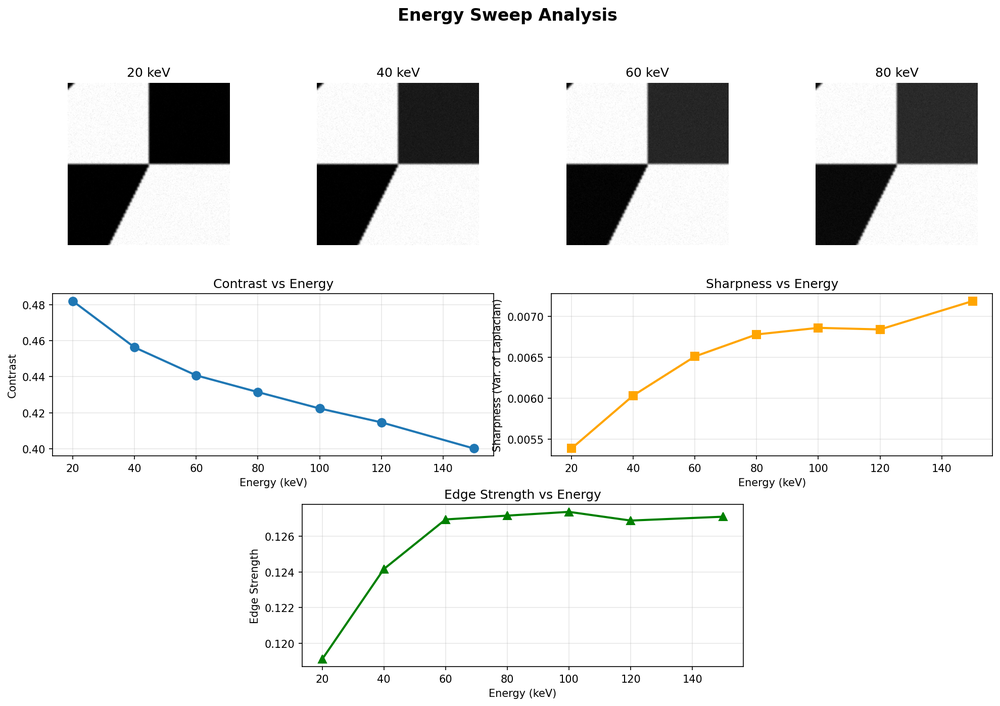
#> input picture energy_test.png, 1000 x 706 px, shrunk from 1979 x 1397 before the run
$ python -i image_metrics.py   (imports and definitions only)
#> lines starting #> are read from the running program, lines starting #| are printed output that depends on the picture
"""
image quality metrics for x-ray analysis
implements contrast, mse, ssim, sharpness, and edge detection metrics
"""
import numpy as np
from skimage.metrics import structural_similarity as ssim
from skimage.metrics import mean_squared_error as mse
from scipy.ndimage import laplace, sobel
from scipy.stats import entropy
from typing import Dict, Tuple
class ImageMetrics:
    """
    calculate various image quality metrics for x-ray images.
    """
    @staticmethod
    def calculate_contrast(image: np.ndarray, region1_mask: np.ndarray = None,
                          region2_mask: np.ndarray = None) -> float:
        """
        calculate contrast between two regions or overall image contrast.
        args:
            image: input image
            region1_mask: binary mask for region 1 (optional)
            region2_mask: binary mask for region 2 (optional)
        returns:
            contrast value (michelson contrast or weber contrast)
        """
        if region1_mask is not None and region2_mask is not None:
            # calculate contrast between two specific regions
            intensity1 = np.mean(image[region1_mask])
            intensity2 = np.mean(image[region2_mask])
            # michelson contrast
            if intensity1 + intensity2 != 0:
                contrast = np.abs(intensity1 - intensity2) / (intensity1 + intensity2)
            else:
                contrast = 0.0
        else:
            # calculate overall image contrast (rms contrast)
            mean_intensity = np.mean(image)
#> mean_intensity = 234.6
            contrast = np.sqrt(np.mean((image - mean_intensity) ** 2))
#> contrast = 62.87
        return float(contrast)
    # [51 lines left out: functions calculate_snr, calculate_mse, calculate_ssim, not called in this run]
    @staticmethod
    def calculate_variance_of_laplacian(image: np.ndarray) -> float:
        """
        calculate variance of laplacian as a sharpness metric.
        higher values indicate sharper images.
        args:
            image: input image
        returns:
            variance of laplacian
        """
        laplacian = laplace(image)
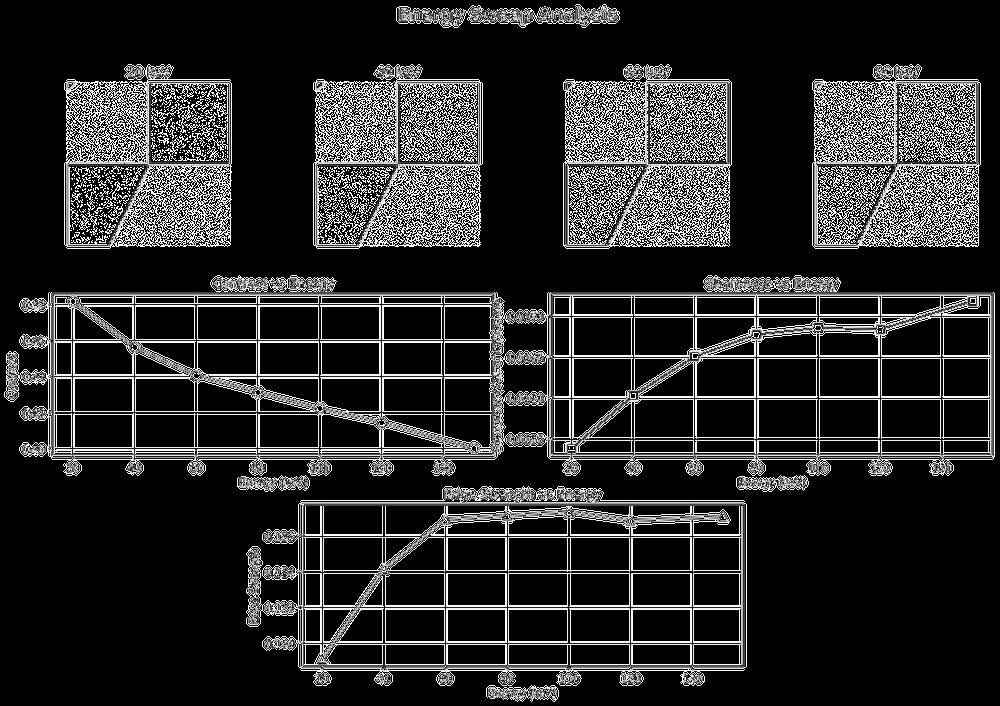
#> laplacian: shape (706, 1000); min 0, max 255, mean 41.1
        variance = np.var(laplacian)
#> variance = 7647.4
        return float(variance)
    @staticmethod
    def calculate_gradient_entropy(image: np.ndarray) -> float:
        """
        calculate entropy of gradient magnitudes.
        higher values indicate more edge information.
        args:
            image: input image
        returns:
            gradient entropy value
        """
        # calculate gradients
        gx = sobel(image, axis=1)
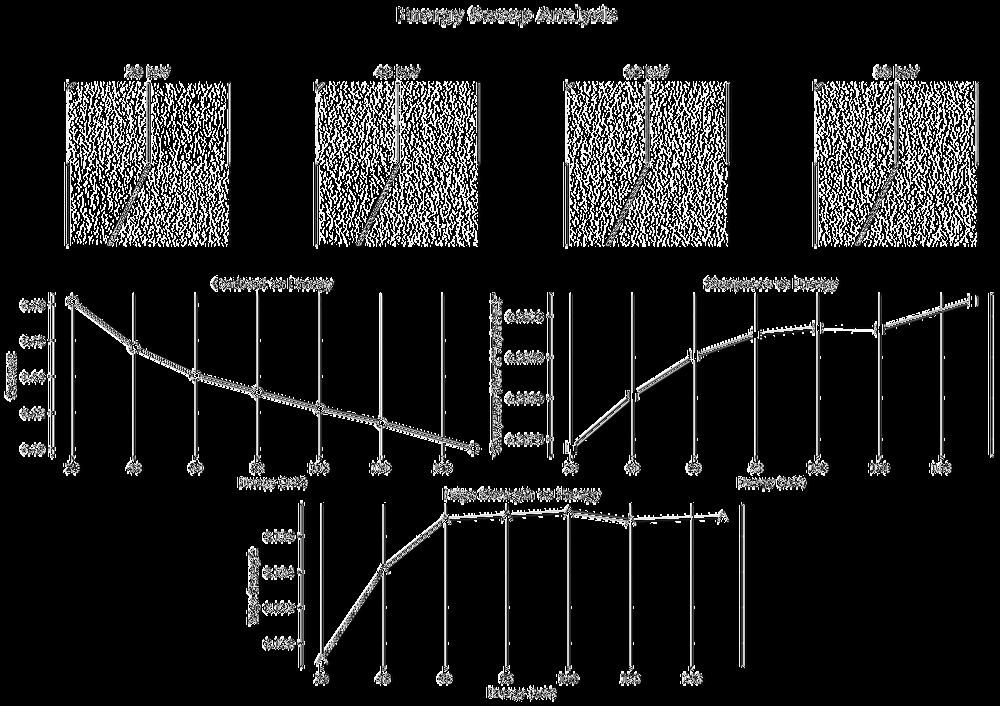
#> gx: shape (706, 1000); min 0, max 255, mean 29.9
        gy = sobel(image, axis=0)
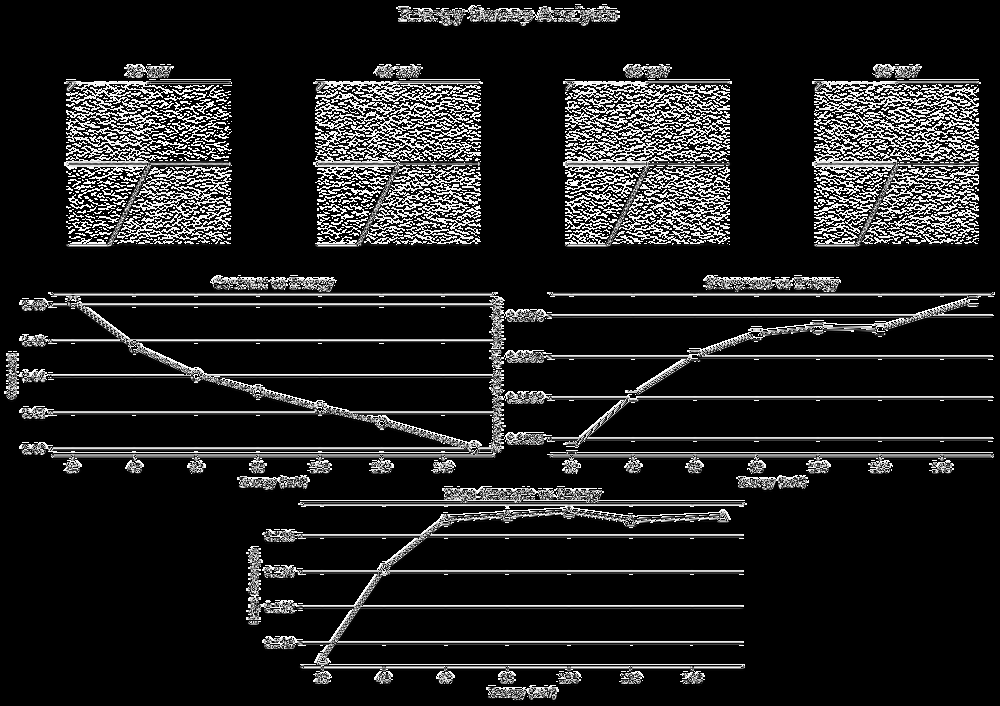
#> gy: shape (706, 1000); min 0, max 255, mean 33
        # gradient magnitude
        gradient_magnitude = np.sqrt(gx**2 + gy**2)
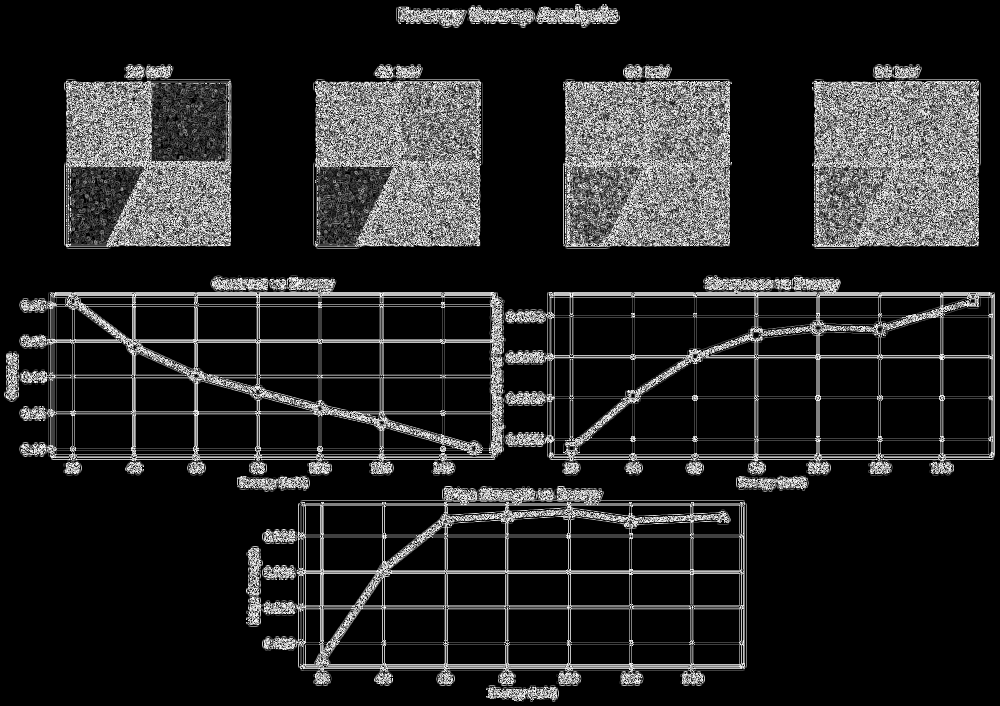
#> gradient_magnitude: shape (706, 1000) float16; min 0, max 15.81, mean 2.3; drawn with min black and max white
        # normalize to create probability distribution
        hist, _ = np.histogram(gradient_magnitude, bins=256, range=(0, gradient_magnitude.max()))
#> hist = 256 values, max 508956 at index 0, min 0 at index 1, mean 2757.8
        hist = hist / hist.sum()
#> hist = 256 values, max 0.721 at index 0, min 0 at index 1, mean 0.00391
        # calculate entropy
        hist = hist[hist > 0]  # remove zeros for log calculation
#> hist = 65 values, max 0.721 at index 0, min 0.0011 at index 18, mean 0.0154
        ent = entropy(hist)
#> ent = 1.65
        return float(ent)
    @staticmethod
    def calculate_edge_strength(image: np.ndarray) -> float:
        """
        calculate average edge strength using sobel operator.
        args:
            image: input image
        returns:
            mean edge strength
        """
        gx = sobel(image, axis=1)
        gy = sobel(image, axis=0)
        edge_magnitude = np.sqrt(gx**2 + gy**2)
        return float(np.mean(edge_magnitude))
    # [41 lines left out: function calculate_fracture_visibility, not called in this run]
    @staticmethod
    def get_all_metrics(image: np.ndarray, reference_image: np.ndarray = None) -> Dict[str, float]:
        """
        calculate all available metrics for an image.
        args:
            image: input x-ray image
            reference_image: reference image for comparison metrics (optional)
        returns:
            dictionary containing all metrics
        """
        metrics = {
            'contrast': ImageMetrics.calculate_contrast(image),
            'variance_of_laplacian': ImageMetrics.calculate_variance_of_laplacian(image),
            'gradient_entropy': ImageMetrics.calculate_gradient_entropy(image),
            'edge_strength': ImageMetrics.calculate_edge_strength(image),
            'mean_intensity': float(np.mean(image)),
            'std_intensity': float(np.std(image))
        }
#> metrics = {'contrast': 62.87, 'variance_of_laplacian': 7647.4, 'gradient_entropy': 1.65, 'edge_strength': 2.3, 'mean_intensity': 234.6, 'std_intensity': 62.87}
        if reference_image is not None:
            metrics['mse'] = ImageMetrics.calculate_mse(image, reference_image)
            metrics['ssim'] = ImageMetrics.calculate_ssim(image, reference_image)
        return metrics
    # [54 lines left out: functions get_profile, compare_images, not called in this run]

>>> import cv2
>>> picture = cv2.imread('../../energy_test.png', cv2.IMREAD_GRAYSCALE)
>>> result = ImageMetrics().get_all_metrics(picture)
#> result has the same summary as metrics in get_all_metrics
